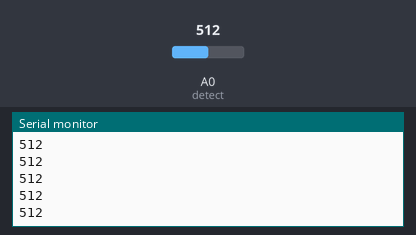
The sketch below on a simulated Arduino Uno, built with avr-gcc and run on an emulated ATmega328P. Shown: the last lines printed to the serial monitor. Inputs (shaded band) come from the test bench; at power-on: A0 (detect) = 512.

Above: at 1.2 s.
1.3 s: A0 (detect) set to 716
At 2.3 s:
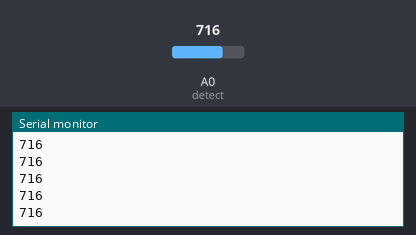
2.8 s: A0 (detect) set to 900
At 3.8 s:
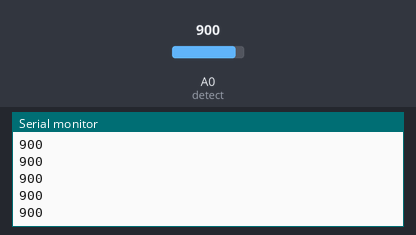
Timing chart, 0 to 5.8 s (numbered marks = the images above; inputs shaded):
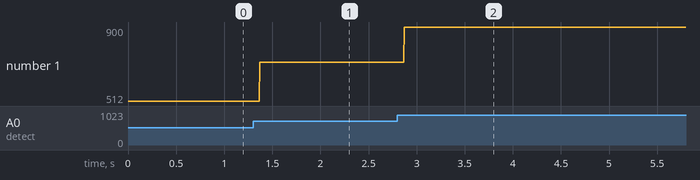

The sketch:

sample_rate_test.ino
```cpp
const int detect = A0;

void setup() {
  // put your setup code here, to run once:
  pinMode(detect, INPUT);
  Serial.begin(9600);
}

void loop() {
  // put your main code here, to run repeatedly:
  Serial.println(analogRead(detect));
}
```

Measured:
- after the input at 1.3 s, the serial monitor: prints a new line after 0.07 s (image 1)
- after the input at 2.8 s, the serial monitor: prints a new line after 0.07 s (image 2)
- plotted number 1: 512 → 716 after the input at 1.3 s, 716 → 900 after the input at 2.8 s
